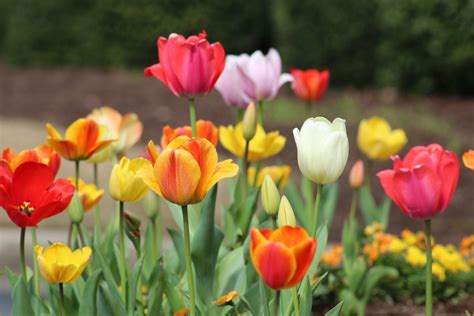
#> input picture images/tulip.jpeg, 474 x 316 px
$ python equalization.py
#> lines starting #> are read from the running program, lines starting #| are printed output that depends on the picture

import  matplotlib.pyplot as  plt
import cv2 as cv
import numpy as np
import os

def load_image (mode=0):
#> called with mode = 0
    dirs = os.getcwd().split(os.sep)
    dirs.pop()
    path = os.sep.join(dirs)+os.sep+'images/tulip.jpeg'

    print(path)
    img = cv.imread(path,mode)
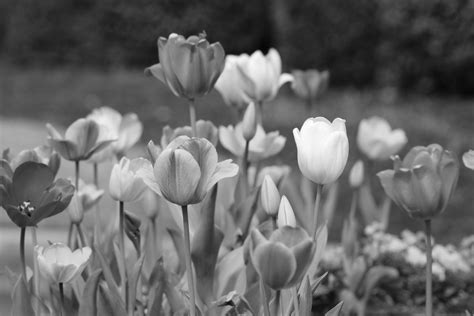
#> img: shape (316, 474); min 3, max 255, mean 104.5
    if img is None:
        print("failed to load image")
        exit(1)
    return img

def he(img):
    hist = cv.calcHist([img],[0],None,[256],[0,256])
    pdf= hist/hist.sum()
    cdf=pdf.cumsum()

    look=(cdf*255).astype(np.uint8)
    he_img= look[img]
    return he_img

img = load_image()

equlized = cv.equalizeHist(img)
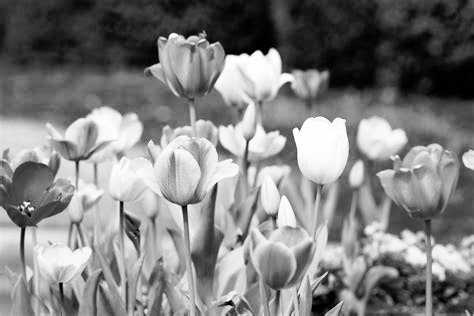
#> equlized: shape (316, 474); min 0, max 255, mean 128.2

eq=he(img)
#> in he, `hist = cv.calcHist([img],[0],None,[256],[0,256])`: hist = 256 values, max 1544 at index 84, min 0 at index 0, mean 585.1
#> in he, `pdf= hist/hist.sum()`: pdf = 256 values, max 0.0103 at index 84, min 0 at index 0, mean 0.00391
#> in he, `cdf=pdf.cumsum()`: cdf = 256 values from 0 to 1
#> in he, `look=(cdf*255).astype(np.uint8)`: look = 256 values from 0 to 255

plt.figure(figsize=(10,10))
plt.subplot(2,2,1)
plt.imshow(img)
plt.title("Original IMG")


plt.subplot(2,2,2)
plt.imshow(equlized)
plt.title("Equalized IMG")

plt.subplot(2,2,3)
plt.imshow(eq)
plt.title("Eq IMG")

plt.show()
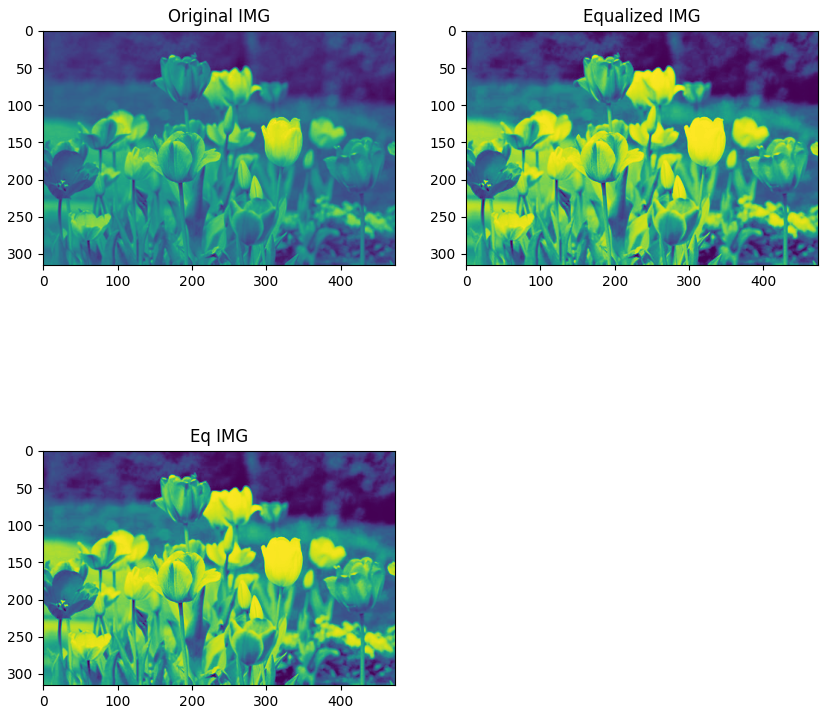
#> figure drawn by matplotlib, 3 panels

$ run again, with images/flower.jpeg copied over images/tulip.jpeg
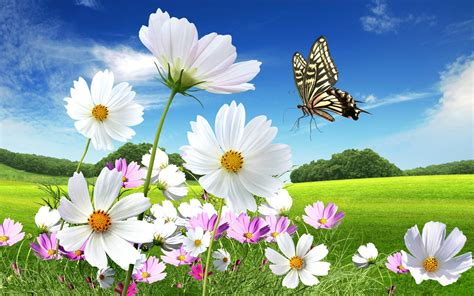
#> input picture images/flower.jpeg, 474 x 296 px
#> `equlized = cv.equalizeHist(img)`:
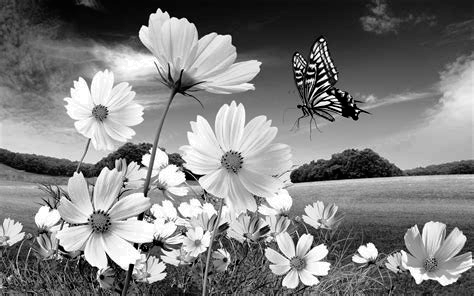
#> equlized: shape (296, 474); min 0, max 255, mean 128.2
#> hist = 256 values, max 3369 at index 255, min 5 at index 2, mean 548.1
#> pdf = 256 values, max 0.024 at index 255, min 3.56e-05 at index 2, mean 0.00391
#> cdf = 256 values from 0.000271 to 1
#> look = 256 values from 0 to 255
#> `plt.show()`:
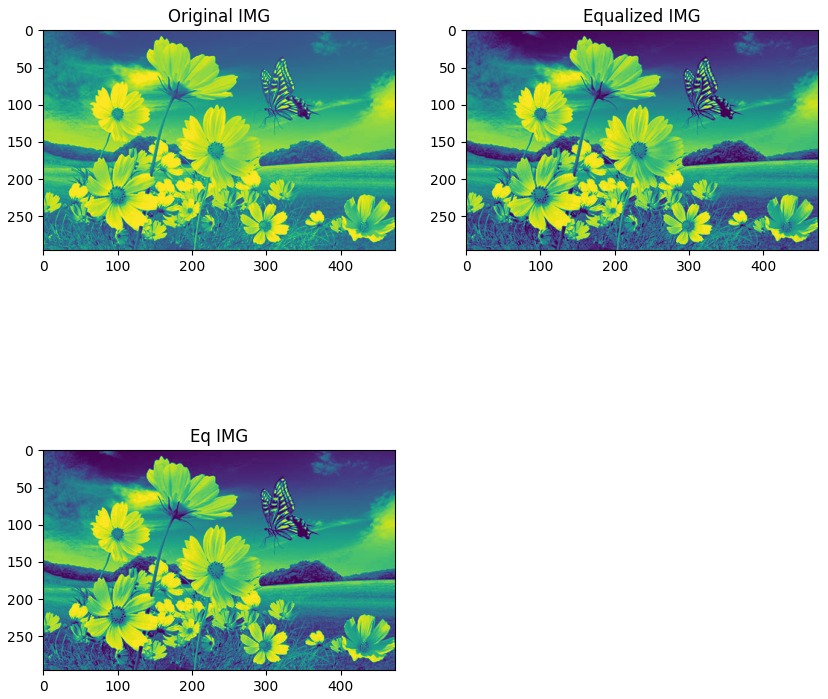
#> figure drawn by matplotlib, 3 panels
